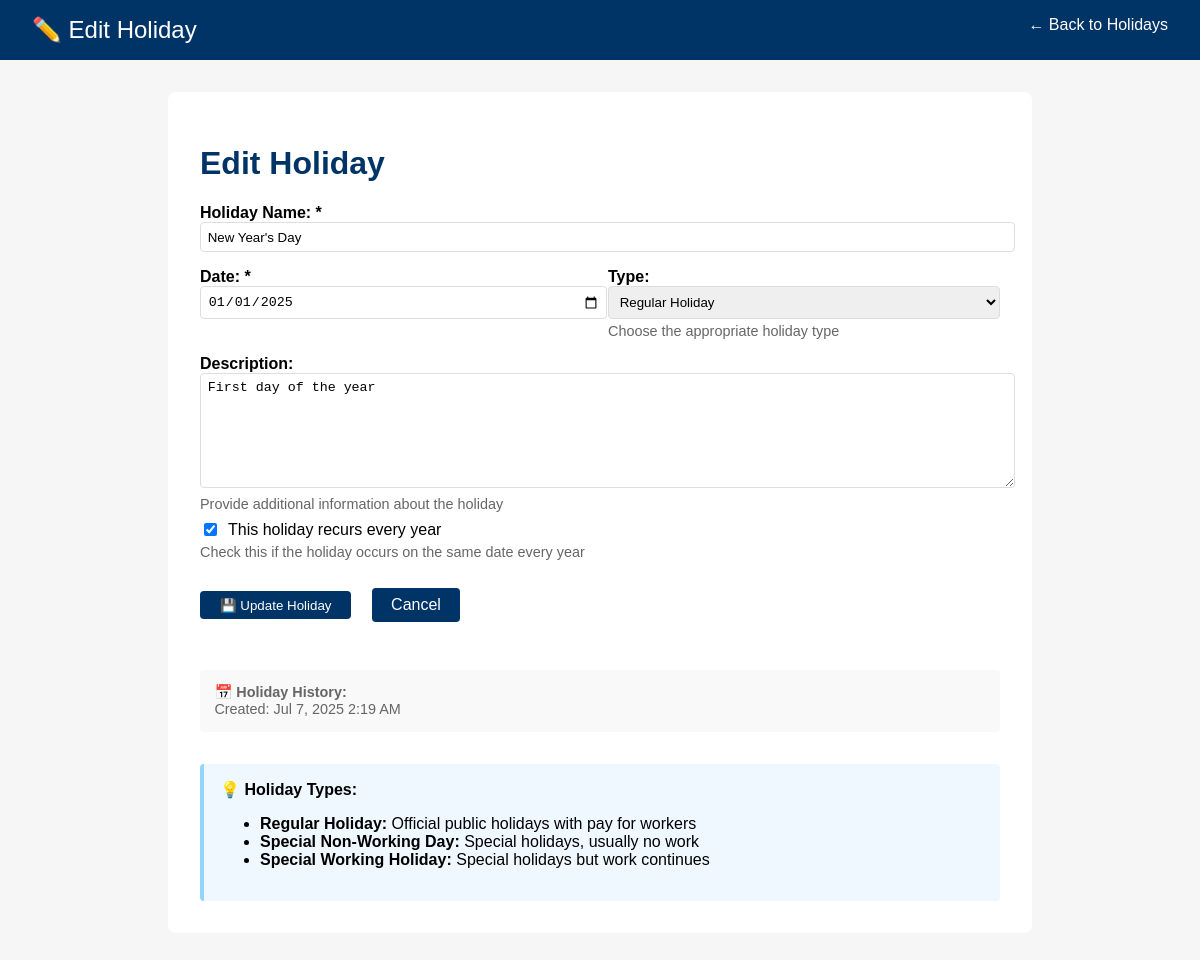
The app's page /admin/holidays_edit.php?id=20 (signed in) with its own data.
### tables this page shows
CREATE TABLE `philippine_holidays` (
  `id` int(11) NOT NULL AUTO_INCREMENT,
  `name` varchar(255) NOT NULL,
  `date` date NOT NULL,
  `type` enum('regular','special_non_working','special_working') DEFAULT 'regular',
  `description` text DEFAULT NULL,
  `is_recurring` tinyint(1) DEFAULT 0,
  `month_day` varchar(10) DEFAULT NULL,
  `source` varchar(50) DEFAULT NULL COMMENT 'api, prediction, manual, nager_api',
  `created_at` datetime NOT NULL DEFAULT current_timestamp(),
  `updated_at` datetime NOT NULL DEFAULT current_timestamp() ON UPDATE current_timestamp(),
  PRIMARY KEY (`id`),
  KEY `idx_holiday_date` (`date`),
  KEY `idx_holiday_type` (`type`),
  KEY `idx_month_day` (`month_day`),
  KEY `idx_source` (`source`),
  UNIQUE KEY `unique_holiday_date` (`name`, `date`)
);

### admin/holidays_edit.php (the view, shortened to what this page needs)
<?php
require_once '../includes/auth.php';
$holidayId = isset($_GET['id']) ? intval($_GET['id']) : 0;
$stmt = $pdo->prepare("SELECT * FROM philippine_holidays WHERE id = ?");
$stmt->execute([$holidayId]);
$holiday = $stmt->fetch(PDO::FETCH_ASSOC);
?>
<!DOCTYPE html>
<html lang="en">
<head>
</head>
<body>
<header>
    <span style="font-size:1.5em;">✏️ Edit Holiday</span>
    <a href="index.php?tab=holidays" style="float:right; color:#fff; text-decoration:none;">← Back to Holidays</a>
</header>
<main>
    <h1>Edit Holiday</h1>
    <form method="post">
        <label>Holiday Name: *</label>
        <input type="text" name="name" required value="<?php echo htmlspecialchars($holiday['name']); ?>">
        <div class="form-row">
            <div>
                <label>Date: *</label>
                <input type="date" name="date" required value="<?php echo htmlspecialchars($holiday['date']); ?>">
            </div>
            <div>
                <label>Type:</label>
                <select name="type">
                    <option value="regular" <?php echo $holiday['type'] === 'regular' ? 'selected' : ''; ?>>Regular Holiday</option>
                </select>
                <div class="form-help">Choose the appropriate holiday type</div>
            </div>
        </div>
        <label>Description:</label>
        <textarea name="description" placeholder="Describe the holiday (optional)"><?php echo htmlspecialchars($holiday['description'] ?? ''); ?></textarea>
        <div class="form-help">Provide additional information about the holiday</div>
        <div class="checkbox-group">
            <input type="checkbox" name="is_recurring" id="is_recurring" value="1" <?php echo $holiday['is_recurring'] ? 'checked' : ''; ?>>
            <label for="is_recurring" style="margin: 0; font-weight: normal;">This holiday recurs every year</label>
        </div>
        <div class="form-help">Check this if the holiday occurs on the same date every year</div>
        <br>
        <button type="submit">💾 Update Holiday</button>
        <a href="index.php?tab=holidays" class="btn" style="margin-left: 1em;">Cancel</a>
    </form>
    <?php if (isset($holiday['created_at']) || isset($holiday['updated_at'])): ?>
        <div style="margin-top: 2em; padding: 1em; background: #f9f9f9; border-radius: 4px; font-size: 0.9em; color: #666;">
            <strong>📅 Holiday History:</strong><br>
            <?php if (isset($holiday['created_at'])): ?>
                Created: <?php echo date('M j, Y g:i A', strtotime($holiday['created_at'])); ?><br>
            <?php endif; ?>
        </div>
    <?php endif; ?>
    <div style="margin-top: 2em; padding: 1em; background: #f0f8ff; border-radius: 4px; border-left: 4px solid #91d5ff;">
        <strong>💡 Holiday Types:</strong>
        <ul>
            <li><strong>Regular Holiday:</strong> Official public holidays with pay for workers</li>
            <li><strong>Special Non-Working Day:</strong> Special holidays, usually no work</li>
            <li><strong>Special Working Holiday:</strong> Special holidays but work continues</li>
        </ul>
    </div>
</main>
</body>
</html>

### admin/holidays_edit.php (style rules this page uses)
body { font-family: Arial, sans-serif; background: #f6f6f6; margin: 0; }
header { background: #003366; color: #fff; padding: 1em 2em; }
main { max-width: 800px; margin: 2em auto; background: #fff; padding: 2em; border-radius: 8px; }
h1 { color: #003366; }
.btn { display: inline-block; padding: 0.5em 1.2em; background: #003366; color: #fff; border-radius: 4px; text-decoration: none; margin-bottom: 1em; }
form { margin-bottom: 2em; }
label { display: block; margin-top: 1em; font-weight: bold; }
input[type="text"], input[type="date"], textarea, select { width: 100%; padding: 0.5em; border: 1px solid #ddd; border-radius: 4px; }
textarea { height: 100px; resize: vertical; }
button { margin-top: 1em; padding: 0.5em 1.5em; background: #003366; color: #fff; border: none; border-radius: 4px; cursor: pointer; }
.form-help { font-size: 0.9em; color: #666; margin-top: 0.3em; }
.checkbox-group { display: flex; align-items: center; gap: 0.5em; margin-top: 0.5em; }
.checkbox-group input[type="checkbox"] { width: auto; }
.form-row { display: grid; grid-template-columns: 1fr 1fr; gap: 1em; }

### records on screen
philippine_holidays: name "New Year's Day", date "01/01/2025", type "Regular Holiday", description "First day of the year", is_recurring "☑", created_at "Jul 7, 2025 2:19 AM"
